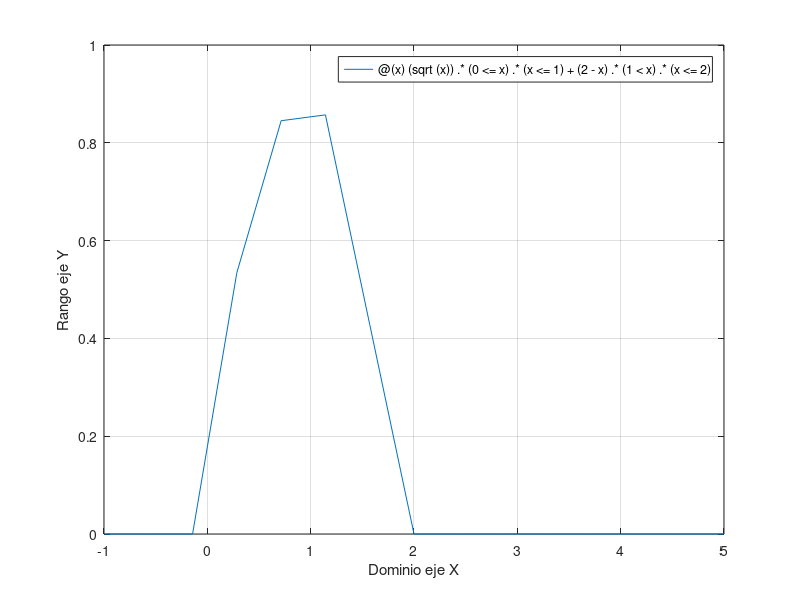

The MATLAB source for this figure: (Note: this script raises an error after producing the figure.)
% Octave Script
% Title			    :Funciones Reales con variables reales
% Description		:Script que resuelve una funcion real
% Authors		    :Ximena Ixel Garcia Agustin
% Date			    :20211028
% Version		    :1
% Usage			    :octave> /path/SegundaFuncion
% Notes			    :Se requiere aplicacion Octave

clear

%Rango de la funcion final
fx = @(x)(sqrt(x)).*(0<=x).*(x<=1)+(2-x).*(1<x).*(x<=2);

%Graficacion de funcion
fplot(fx,[-1,5]);
grid on
xlabel( "Dominio eje X" );
ylabel( "Rango eje Y" );

%Salida final
syms x;
a = "Funcion completa: ";
f =  "sqrt(x) si 0 <= x <= 1";
f1= "2-x si 1<x<=2";
disp(a);
disp("");
disp(f);
disp(f1);